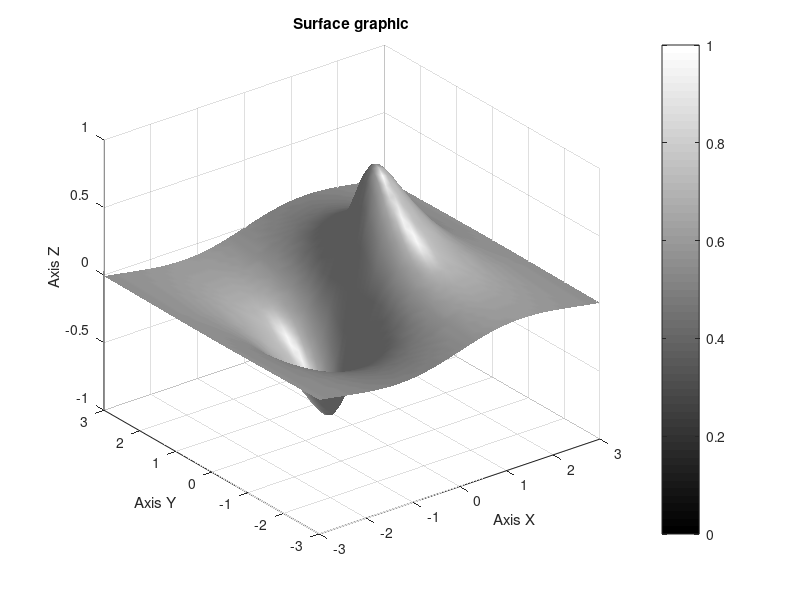

Write the MATLAB code that produced this figure.
[X,Y]=meshgrid([-3:0.1:3]);
Z=sin(X)./(X.^2+Y.^2+0.3);
surfl(X,Y,Z); colorbar
colormap(gray); shading interp
xlabel('Axis X'); ylabel('Axis Y')
zlabel('Axis Z'); title('Surface graphic')